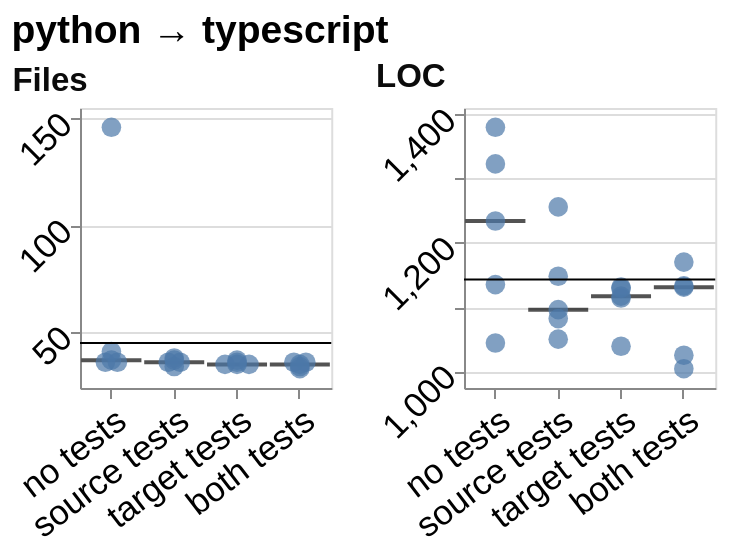

Express this chart as Vega-Lite.
### Vega-Lite specification from a JSON file in a GitHub repository (floating-point values rounded to 4 significant figures)
{"config": {"view": {"continuousWidth": 300, "continuousHeight": 300}, "axis": {"labelAngle": -45}, "axisX": {"labelAngle": -37.5}}, "concat": [{"layer": [{"mark": {"type": "tick", "color": "#0b0b0b", "opacity": 0.7, "size": 30, "thickness": 2}, "encoding": {"x": {"field": "condition", "scale": {"paddingInner": 0.25, "paddingOuter": 0.125}, "sort": ["no tests", "source tests", "target tests", "both tests"], "title": null, "type": "nominal", "axis": {"labelFontSize": 17.32}}, "y": {"aggregate": "median", "field": "value", "scale": {"domain": [23.96, 155.0], "nice": false}, "title": null, "type": "quantitative", "axis": {"labelFontSize": 17.32, "titleFontSize": 16.5}}}}, {"mark": {"type": "point", "filled": true, "size": 96}, "encoding": {"x": {"field": "condition", "scale": {"paddingInner": 0.25, "paddingOuter": 0.125}, "sort": ["no tests", "source tests", "target tests", "both tests"], "title": null, "type": "nominal", "axis": {"labelFontSize": 17.32}}, "xOffset": {"field": "nudge", "scale": {"domain": [-1.0, 1.0], "range": [5.777, 17.78]}, "title": null, "type": "quantitative"}, "y": {"field": "value", "scale": {"domain": [23.96, 155.0], "nice": false}, "type": "quantitative", "axis": {"labelFontSize": 17.32, "titleFontSize": 16.5}}}}, {"mark": {"type": "rule"}, "encoding": {"y": {"aggregate": "median", "field": "reference", "scale": {"domain": [23.96, 155.0], "nice": false}, "type": "quantitative", "axis": {"labelFontSize": 17.32, "titleFontSize": 16.5}}}, "transform": [{"filter": {"field": "reference", "valid": true}}]}], "data": {"name": "data-0dd52b264c45575ef80ee2be7fb37794"}, "height": 140, "title": {"text": "Files", "anchor": "start", "color": "#0b0b0b", "fontSize": 16.5}, "width": 125.6}, {"layer": [{"mark": {"type": "tick", "color": "#0b0b0b", "opacity": 0.7, "size": 30, "thickness": 2}, "encoding": {"x": {"field": "condition", "scale": {"paddingInner": 0.25, "paddingOuter": 0.125}, "sort": ["no tests", "source tests", "target tests", "both tests"], "title": null, "type": "nominal", "axis": {"labelFontSize": 17.32}}, "y": {"aggregate": "median", "field": "value", "scale": {"domain": [973.9, 1410.0], "nice": false}, "title": null, "type": "quantitative", "axis": {"labelFontSize": 17.32, "titleFontSize": 16.5}}}}, {"mark": {"type": "point", "filled": true, "size": 96}, "encoding": {"x": {"field": "condition", "scale": {"paddingInner": 0.25, "paddingOuter": 0.125}, "sort": ["no tests", "source tests", "target tests", "both tests"], "title": null, "type": "nominal", "axis": {"labelFontSize": 17.32}}, "xOffset": {"field": "nudge", "scale": {"domain": [-1.0, 1.0], "range": [5.777, 17.78]}, "title": null, "type": "quantitative"}, "y": {"field": "value", "scale": {"domain": [973.9, 1410.0], "nice": false}, "type": "quantitative", "axis": {"labelFontSize": 17.32, "titleFontSize": 16.5}}}}, {"mark": {"type": "rule"}, "encoding": {"y": {"aggregate": "median", "field": "reference", "scale": {"domain": [973.9, 1410.0], "nice": false}, "type": "quantitative", "axis": {"labelFontSize": 17.32, "titleFontSize": 16.5}}}, "transform": [{"filter": {"field": "reference", "valid": true}}]}], "data": {"name": "data-57e6dfa4703c2c07c56e1e6b0a97b20b"}, "height": 140, "title": {"text": "LOC", "anchor": "start", "color": "#0b0b0b", "fontSize": 16.5}, "width": 125.6}], "columns": 4, "title": {"text": "python → typescript", "fontSize": 19.5, "anchor": "start"}, "$schema": "https://vega.github.io/schema/vega-lite/v6.4.1.json", "datasets": {"data-0dd52b264c45575ef80ee2be7fb37794": [{"condition": "no tests", "layout": "rebuilt the file layout", "metric": "file_count", "value": 36.0, "reference": 45.0, "nudge": -0.5}, {"condition": "no tests", "layout": "kept the file layout", "metric": "file_count", "value": 36.0, "reference": 45.0, "nudge": 0.5}, {"condition": "no tests", "layout": "kept the file layout", "metric": "file_count", "value": 146.0, "reference": 45.0, "nudge": 0.0}, {"condition": "no tests", "layout": "rebuilt the file layout", "metric": "file_count", "value": 41.0, "reference": 45.0, "nudge": 0.0}, {"condition": "no tests", "layout": "rebuilt the file layout", "metric": "file_count", "value": 37.0, "reference": 45.0, "nudge": 0.0}, {"condition": "source tests", "layout": "kept the file layout", "metric": "file_count", "value": 36.0, "reference": 45.0, "nudge": -0.5}, {"condition": "source tests", "layout": "kept the file layout", "metric": "file_count", "value": 36.0, "reference": 45.0, "nudge": 0.5}, {"condition": "source tests", "layout": "kept the file layout", "metric": "file_count", "value": 38.0, "reference": 45.0, "nudge": 0.0}, {"condition": "source tests", "layout": "kept the file layout", "metric": "file_count", "value": 34.0, "reference": 45.0, "nudge": 0.0}, {"condition": "source tests", "layout": "rebuilt the file layout", "metric": "file_count", "value": 37.0, "reference": 45.0, "nudge": 0.0}, {"condition": "target tests", "layout": "kept the file layout", "metric": "file_count", "value": 35.0, "reference": 45.0, "nudge": -1.0}, {"condition": "target tests", "layout": "kept the file layout", "metric": "file_count", "value": 35.0, "reference": 45.0, "nudge": 0.0}, {"condition": "target tests", "layout": "kept the file layout", "metric": "file_count", "value": 35.0, "reference": 45.0, "nudge": 1.0}, {"condition": "target tests", "layout": "kept the file layout", "metric": "file_count", "value": 36.0, "reference": 45.0, "nudge": 0.0}, {"condition": "target tests", "layout": "kept the file layout", "metric": "file_count", "value": 37.0, "reference": 45.0, "nudge": 0.0}, {"condition": "both tests", "layout": "kept the file layout", "metric": "file_count", "value": 33.0, "reference": 45.0, "nudge": 0.0}, {"condition": "both tests", "layout": "kept the file layout", "metric": "file_count", "value": 36.0, "reference": 45.0, "nudge": -0.5}, {"condition": "both tests", "layout": "kept the file layout", "metric": "file_count", "value": 36.0, "reference": 45.0, "nudge": 0.5}, {"condition": "both tests", "layout": "kept the file layout", "metric": "file_count", "value": 34.0, "reference": 45.0, "nudge": 0.0}, {"condition": "both tests", "layout": "kept the file layout", "metric": "file_count", "value": 35.0, "reference": 45.0, "nudge": 0.0}], "data-57e6dfa4703c2c07c56e1e6b0a97b20b": [{"condition": "no tests", "layout": "rebuilt the file layout", "metric": "loc", "value": 1044.0, "reference": 1143.0, "nudge": 0.0}, {"condition": "no tests", "layout": "kept the file layout", "metric": "loc", "value": 1380.0, "reference": 1143.0, "nudge": 0.0}, {"condition": "no tests", "layout": "rebuilt the file layout", "metric": "loc", "value": 1323.0, "reference": 1143.0, "nudge": 0.0}, {"condition": "no tests", "layout": "rebuilt the file layout", "metric": "loc", "value": 1135.0, "reference": 1143.0, "nudge": 0.0}, {"condition": "no tests", "layout": "kept the file layout", "metric": "loc", "value": 1234.0, "reference": 1143.0, "nudge": 0.0}, {"condition": "source tests", "layout": "kept the file layout", "metric": "loc", "value": 1096.0, "reference": 1143.0, "nudge": 0.0}, {"condition": "source tests", "layout": "kept the file layout", "metric": "loc", "value": 1256.0, "reference": 1143.0, "nudge": 0.0}, {"condition": "source tests", "layout": "kept the file layout", "metric": "loc", "value": 1050.0, "reference": 1143.0, "nudge": 0.0}, {"condition": "source tests", "layout": "rebuilt the file layout", "metric": "loc", "value": 1148.0, "reference": 1143.0, "nudge": 0.0}, {"condition": "source tests", "layout": "kept the file layout", "metric": "loc", "value": 1082.0, "reference": 1143.0, "nudge": 0.0}, {"condition": "target tests", "layout": "kept the file layout", "metric": "loc", "value": 1117.0, "reference": 1143.0, "nudge": 0.0}, {"condition": "target tests", "layout": "kept the file layout", "metric": "loc", "value": 1114.0, "reference": 1143.0, "nudge": 0.0}, {"condition": "target tests", "layout": "kept the file layout", "metric": "loc", "value": 1131.0, "reference": 1143.0, "nudge": 0.0}, {"condition": "target tests", "layout": "kept the file layout", "metric": "loc", "value": 1129.0, "reference": 1143.0, "nudge": 0.0}, {"condition": "target tests", "layout": "kept the file layout", "metric": "loc", "value": 1039.0, "reference": 1143.0, "nudge": 0.0}, {"condition": "both tests", "layout": "kept the file layout", "metric": "loc", "value": 1131.0, "reference": 1143.0, "nudge": 0.0}, {"condition": "both tests", "layout": "kept the file layout", "metric": "loc", "value": 1170.0, "reference": 1143.0, "nudge": 0.0}, {"condition": "both tests", "layout": "kept the file layout", "metric": "loc", "value": 1004.0, "reference": 1143.0, "nudge": 0.0}, {"condition": "both tests", "layout": "kept the file layout", "metric": "loc", "value": 1133.0, "reference": 1143.0, "nudge": 0.0}, {"condition": "both tests", "layout": "kept the file layout", "metric": "loc", "value": 1025.0, "reference": 1143.0, "nudge": 0.0}]}, "padding": {"left": 5, "top": 5, "right": 8.5, "bottom": 5}}
